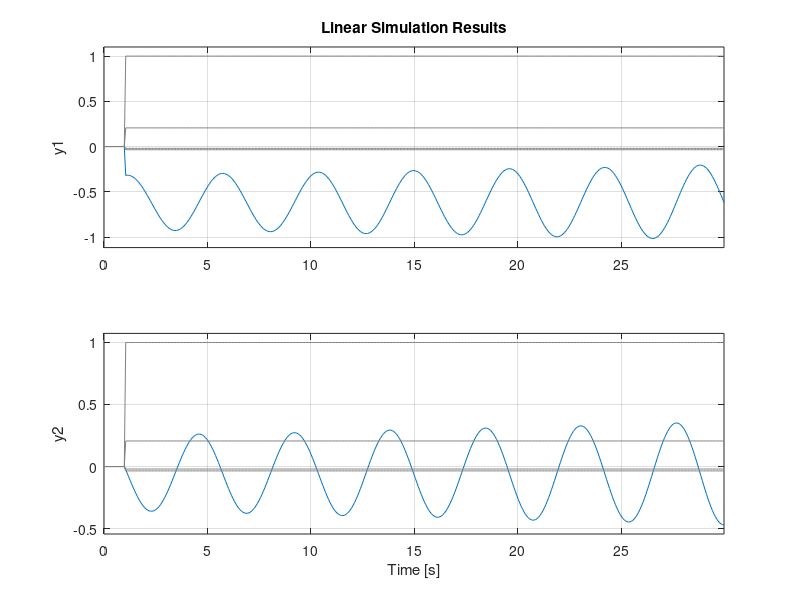

Reproduce this figure in MATLAB.
clear; clc; cla
%Constantes que se toman al principio del texto
fb=50; %frecuencia base
wb=2*pi*fb;%fercuencia angular base
Xm=3.95279;
Rs=0.0048; %resistencia del estator
Rr=0.00549; %resistencia del rotor
Tm = 0.8064; %torque mecanico
Xrr=0.02; %reactancia de magnetizaciï¿½na
Xss=0.09241;


s=-0.0051; %s de cada network





%condiciones
wr=0.8; %velocidad angular del rotor
ids=-0.024; %ids de cada caso
iqs=0.35; %iqs de cada caso
idr=0.229; %idr de cada caso
iqr=0.367; %iqr de cada caso
a=-0.035; %Vds de cada caso
b=0.999; %Vqs de cada caso
c=-0.02; %Vdr de cada caso
d=0.206; %Vqr de cada caso


%variables dependientes

ws= wr/(s-1);%velocidad angular del estator
alpha1=(Xss*Xrr)-(s*(Xm)^2);
alpha2=Xm^2-s*Xss*Xrr;
Bs=Xm*Xss*(1-s);
Br=Xm*Xrr*(1-s);
o=(1-Xm^2)/(Xss*Xrr);
H=wb/(Xss*Xrr*o);

%matrices
A=H*[-Rs*Xrr,alpha1*ws,-Rr*Xm,-Br*ws;-alpha1*ws, -Rs*Xrr,Br*ws,-Rr*Xm;-Rs*Xm,Bs*ws,-Rr*Xss,-alpha2*ws;-Bs*ws,-Rs*Xm,alpha2*ws,-Rr*Xss];
B=H*[-Xrr,0,Xm,0;0,-Xrr,0,Xm;-Xm,0,Xss,0;0,-Xm,0,Xss];
C=[0,0,1,0;0,0,0,1];
D=0;

dt = 0.07;

F=ss(A,B,C,D);
t=0:dt:30;
%las entrdas cambian por caso
Vds=(a*(t>=1));%entradas
Vqs=(b*(t>=1));
Vdr=(c*(t>=1));
Vqr=(d*(t>=1));



u=[Vds;Vqs;Vdr;Vqr];
lsim(F,u,t)
y=F
%salidas
%idr
y1=y(1,:);
%iqr
y2=y(2,:);
[A,B,C,D]=ssdata(F);
transfer=tf(F);
